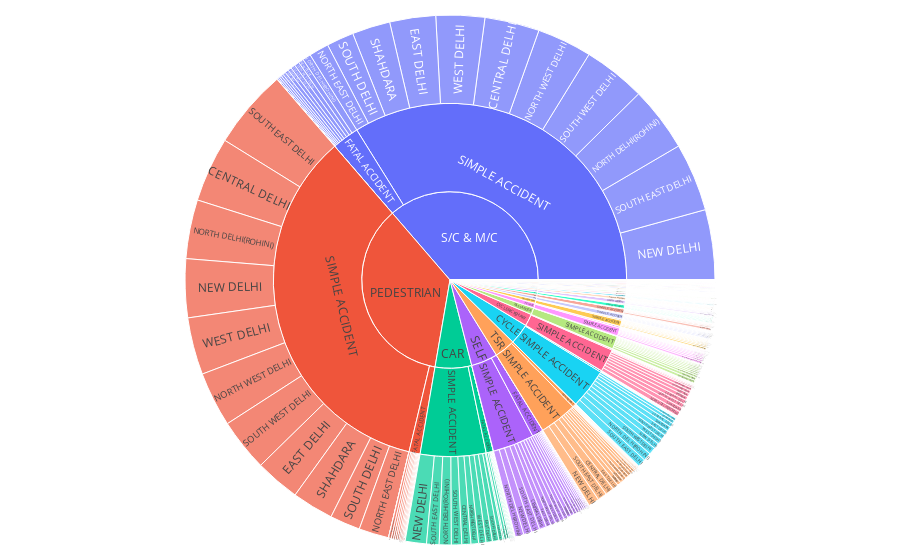

Notebook code cell kept with this figure:
### Markdown cell above
# Sunbrust chart using plotly

### Code cell
fig=px.sunburst(df, path=['VICTIM', 'TYPE OF ACCIDENT' , "DISTRICT"], values="No of INJURED",
                color_discrete_map={'(?)':'black', 'Lunch':'gold', 'Dinner':'darkblue'})
fig.update_layout(
    margin = dict(t=15, l=15, r=15, b=15))
fig.show()

### Figure 1 — Plotly figure (JSON) as saved in the notebook; plotly's stock layout.template omitted (floating-point values rounded to 4 significant figures; data arrays with more than 128 entries replaced by an {"elided": "..."} marker saying what was removed)
{"data": [{"branchvalues": "total", "domain": {"x": [0, 1], "y": [0, 1]}, "hovertemplate": "labels=%{label}<br>No of INJURED=%{value}<br>parent=%{parent}<br>id=%{id}<extra></extra>", "ids": {"elided": "857 str values"}, "labels": {"elided": "857 str values"}, "name": "", "parents": {"elided": "857 str values"}, "type": "sunburst", "values": {"elided": "857 int values"}}], "layout": {"legend": {"tracegroupgap": 0}, "margin": {"b": 15, "l": 15, "r": 15, "t": 15}, "autosize": true}}
